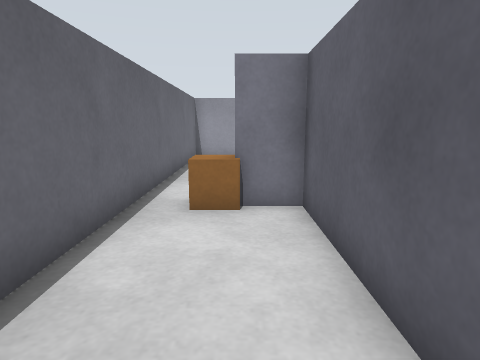
view 1 (above)

16 first-person views from a walk through a Gazebo world. The camera is 0.83 m above the floor, tilts 10° down and sees 75° across. The floor is counted in squares, 0.5 m on a side. Each view is taken from the middle of a square. On the plan, view 1 faces up. The plan holds only what a view shows up to about 16 squares ahead; the rest is blank. The place goes on beyond the plan.

view 2
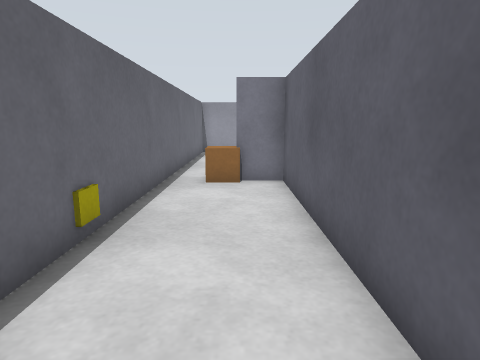

view 3
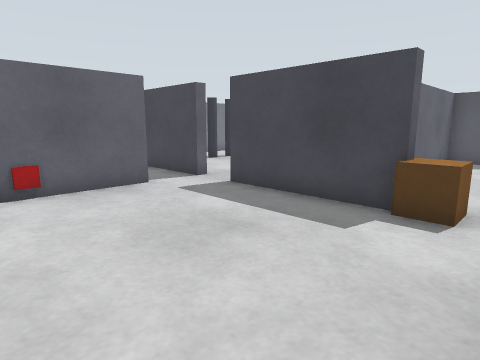

view 4
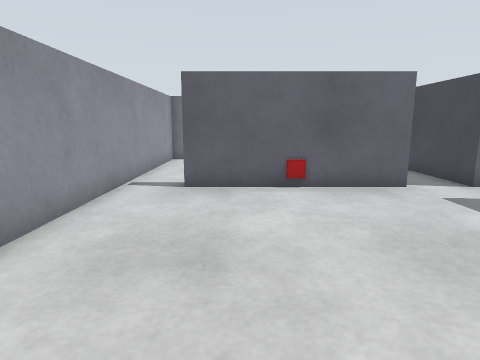

view 5
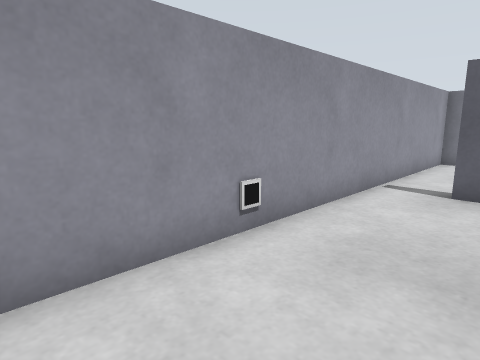

view 6
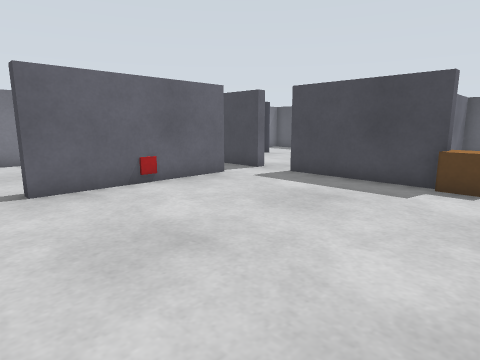

view 7
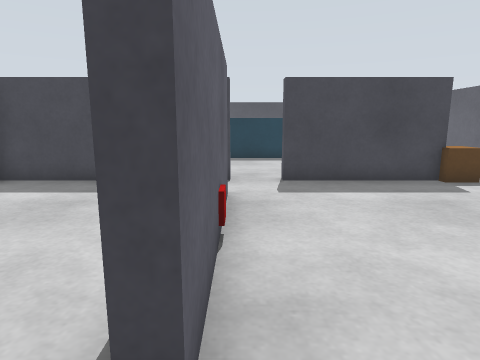

view 8
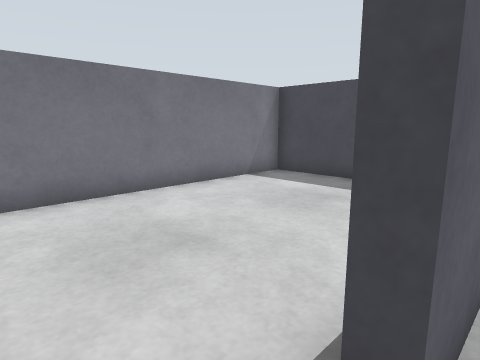

view 9
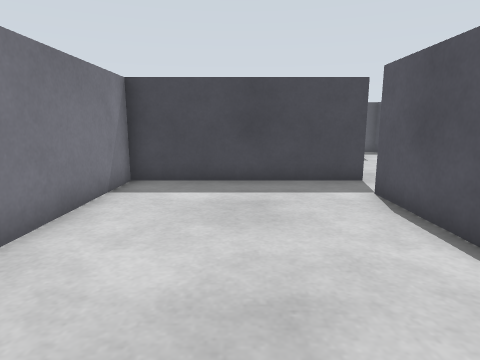

view 10
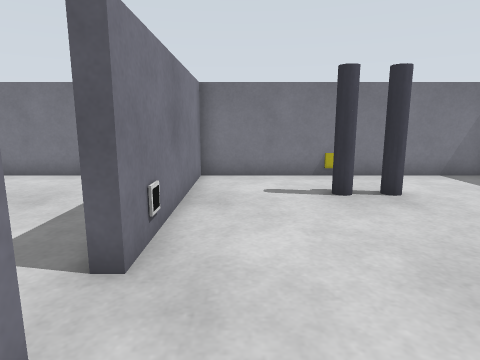

view 11
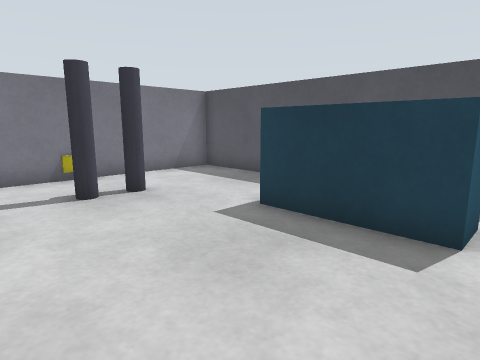

view 12
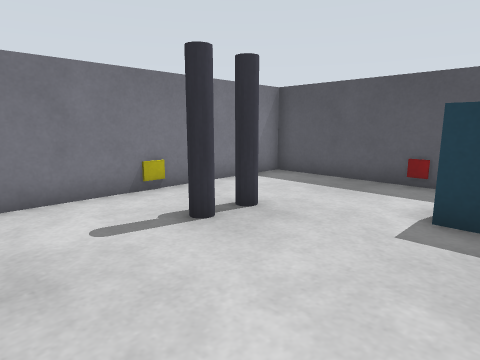

view 13
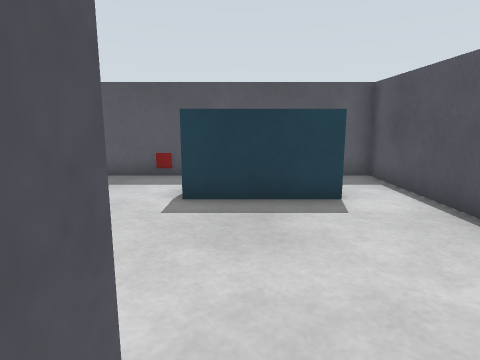

view 14
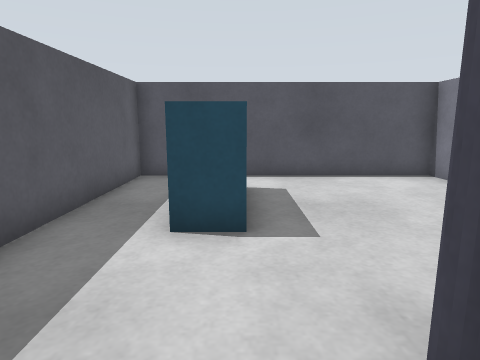

view 15
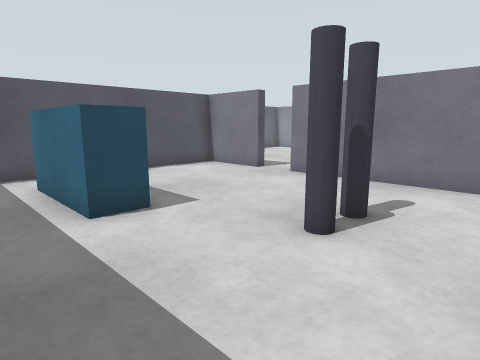

view 16
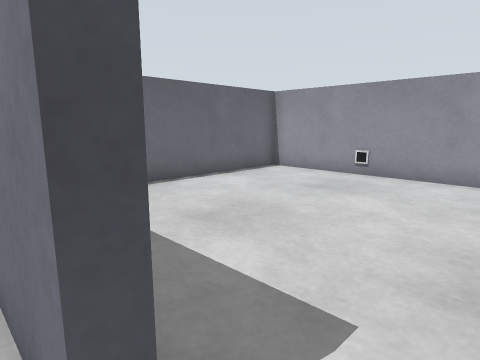

### Floor plan
Points are (right, up) in squares from view 1. A wall is a line through its corners. A room is listed if a view was taken in it or the views show most of it. See-through windows are left out.
Room 1 (views 1, 2, 3, 4, 5, 6, 7, 8)
walls: (0.4, 6.7) (4.7, 6.7); (6.3, 8.4) (6.3, 14.5); (6.6, 16.3) (-2.3, 16.3) (-2.3, -0.2); (0.1, -3.3) (1.3, -3.3) (1.3, 6.3) (0.4, 6.3)
ways out: opening at (7, 8) to room 2; opening at (7, 15.5) to room 2; opening at (5.5, 7) to room 3
objects: yellow box (-2, 2); brown box (-1, 6) to (0, 7); marker (2, 16); red box (6, 12)
Room 2 (view 9)
walls: (6.7, 12) (6.7, 8.5); (6.3, 14.5) (6.8, 14.5); (6.3, 6.7) (13.3, 6.7) (13.3, 16.3) (6.6, 16.3)
ways out: opening at (7, 8) to room 1; opening at (7, 15.5) to room 1
Room 3 (views 10, 11, 12, 13, 14, 15, 16)
walls: (4.7, 6.7) (4.7, 6.3) (1.7, 6.3) (1.7, -3.3) (13.3, -3.3) (13.3, 6.3) (6.3, 6.3) (6.3, 6.7)
ways out: opening at (5.5, 7) to room 1
objects: cyan box (4, -1) to (7, 0); red box (8, -3); marker (8, 6); pipe (10, 3); pipe (11, 1); yellow box (13, 2)

Positions as (right, up) in squares from view 1, and headings:
1: (0, 0), facing up
2: (0, -3), facing up
3: (-2, 13), facing down-right
4: (-2, 13), facing right
5: (-2, 13), facing up-right
6: (-2, 16), facing down-right
7: (6, 16), facing down
8: (6, 16), facing down-right
9: (10, 16), facing down
10: (3, 5), facing right
11: (3, 5), facing down-right
12: (6, 6), facing down-right
13: (6, 7), facing down
14: (12, 0), facing left
15: (13, -3), facing up-left
16: (6, 6), facing up-left
